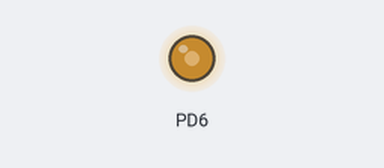
Recording of a program running on a simulated ATmega328P, built with avr-gcc and emulated at 16 MHz. Shown: output pins drawn as LEDs (lit = HIGH). At 0.0 s the program stops and its outputs stay as they are.

Above: at 0.1 s.
Timing chart, 0 to 1.5 s (numbered marks = the images above):
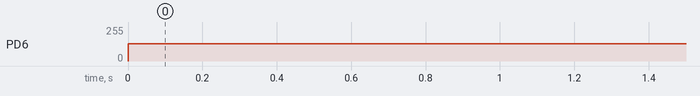

Measured:
- by itself, PD6: 0/255 → 128/255 at 0.00 s

The program:

main.c
```c
/*
 * led brightness control using PWM.c
 *
 * Created: 26-08-2026 19:11:04
 * Author : hp
 */
#define F_CPU 16000000UL
#include <avr/io.h>

void brightness_control(){
	DDRD |= (1 << DDD6);
	// PWM
	TCCR0A |= ( 1 << WGM01) | ( 1 << WGM00);
	// non-inverting
	TCCR0A |= ( 1<< COM0A1);
	TCCR0A &= ~( 1<< COM0A0);
	// pre-scalar = 64
	TCCR0B |= ( 1 << CS01) | ( 1 << CS00);
	/* OCR0A = ( duty cycle x 256 ) / 100
			 = ( 50 x 256 ) / 100
			 = 128
	*/
	OCR0A = 128;
}
int main(void)
{
	brightness_control();
    while (1)
    {
    }
}
```
